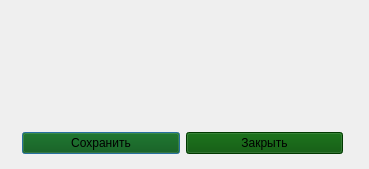
<?xml version="1.0" encoding="UTF-8"?>
<ui version="4.0">
 <class>Dialog</class>
 <widget class="QDialog" name="Dialog">
  <property name="geometry">
   <rect>
    <x>0</x>
    <y>0</y>
    <width>369</width>
    <height>169</height>
   </rect>
  </property>
  <property name="windowTitle">
   <string>Изменить пресет</string>
  </property>
  <property name="windowIcon">
   <iconset>
    <normaloff>img/logo-1.png</normaloff>img/logo-1.png</iconset>
  </property>
  <widget class="QWidget" name="">
   <property name="geometry">
    <rect>
     <x>22</x>
     <y>130</y>
     <width>321</width>
     <height>27</height>
    </rect>
   </property>
   <layout class="QHBoxLayout" name="horizontalLayout">
    <item>
     <widget class="QPushButton" name="pushButton">
      <property name="styleSheet">
       <string notr="true">background-color: rgb(0, 80, 0);</string>
      </property>
      <property name="text">
       <string>Сохранить</string>
      </property>
     </widget>
    </item>
    <item>
     <widget class="QPushButton" name="pushButton_2">
      <property name="styleSheet">
       <string notr="true">background-color: rgb(0, 80, 0);</string>
      </property>
      <property name="text">
       <string>Закрыть</string>
      </property>
     </widget>
    </item>
   </layout>
  </widget>
 </widget>
 <resources/>
 <connections/>
</ui>
